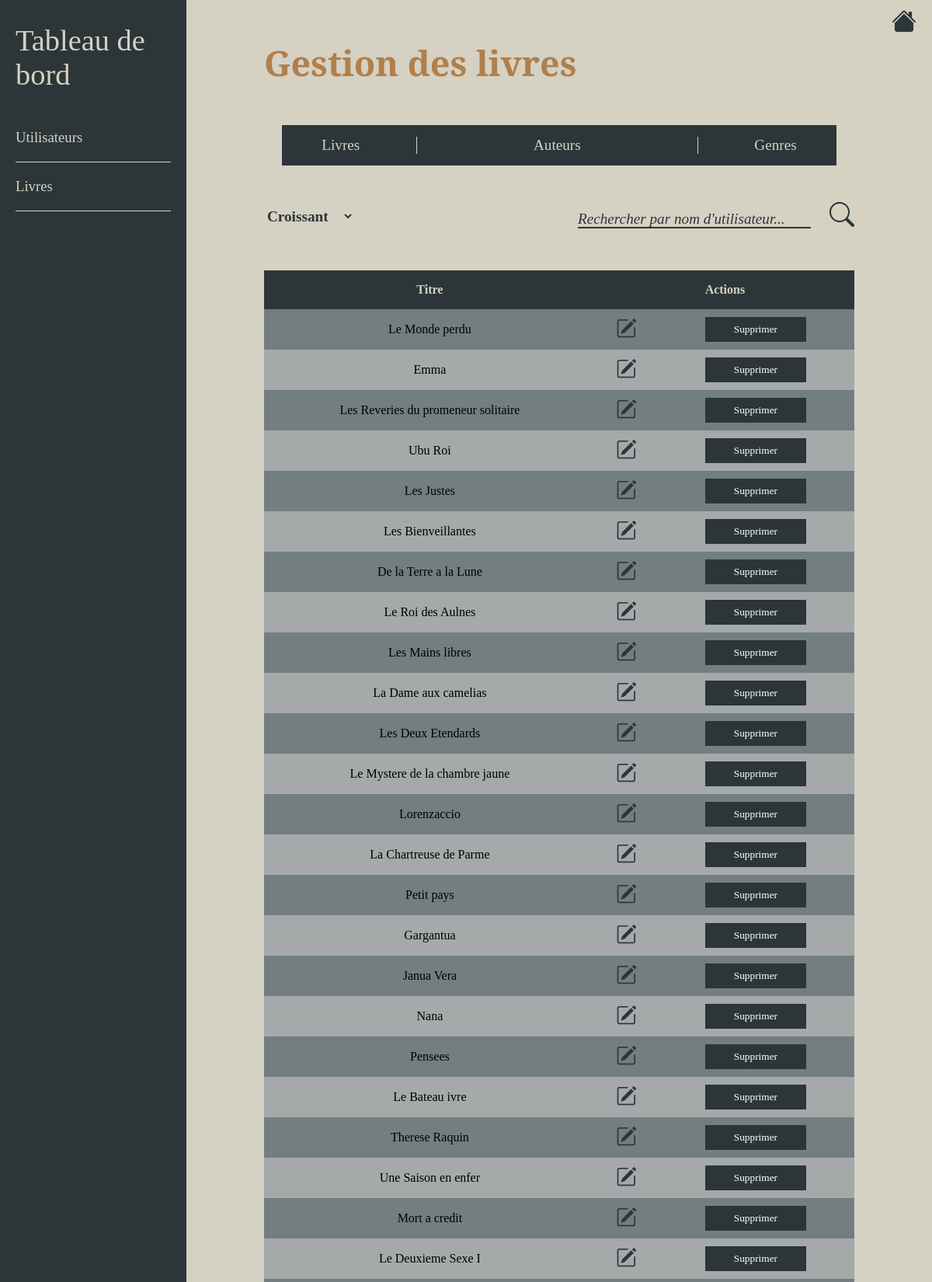
The app's page /controller/controller.dashboard.php?dashboard=books (signed in, upper part) with its own data.
### tables this page shows
CREATE TABLE `books` (
  `id_book` int(11) NOT NULL,
  `title_book` varchar(50) NOT NULL,
  `publication_date_book` date NOT NULL,
  `pdf_book` varchar(100) DEFAULT NULL,
  `pages_book` int(11) DEFAULT NULL,
  `summary_book` text DEFAULT NULL
);

### model/model.select.php (called while the page is built, shortened)
<?php
function select_all_titles_books($bdd){
    $stmt = $bdd->prepare(" SELECT id_book, title_book, pdf_book, publication_date_book, summary_book FROM books ORDER BY id_book DESC");
    $stmt->execute();
    return $stmt->fetchAll();
}
function select_all_authors_book($bdd, $idBook){
    $stmt = $bdd->prepare(" SELECT authors.last_name_author as lastname, authors.id_author
                            FROM book_author
                            JOIN authors ON authors.id_author = book_author.id_author
                            WHERE book_author.id_book = :idBook
                        ");
    $stmt->execute(array(
        "idBook" => $idBook,
    ));
    return $stmt->fetchAll();
}
function select_genre_id($bdd, $input){
    $stmt = $bdd->prepare(" SELECT genres.name_genre as genre
                            FROM books
                            JOIN book_genre
                            ON books.id_book = book_genre.id_book
                            JOIN genres
                            ON book_genre.id_genre = genres.id_genre
                            WHERE books.id_book = :id
                            ");
    $stmt->execute(array(
        "id"=> $input
    ));
    return $stmt->fetchAll();
}
?>

### view/view.dashboard_books.php (the view, shortened to what this page needs)
<h1 class="dashboard-title">Gestion des livres</h1>
<div class="menu">
    <div><a href="#livres" class="menu-btn">Livres</a></div>
    <div><a href="#auteurs" class="menu-btn">Auteurs</a></div>
    <div><a href="#genres" class="menu-btn">Genres</a></div>
</div>
<div id="livres" class="content-block active">
    <div class="filters">
        <div class="date">
            <select name="" id="" class="initialize">
                <option value="">Croissant</option>
            </select>
        </div>
        <div class="search-bar">
            <input type="text" class="initialize style-input" placeholder="Rechercher par nom d'utilisateur...">
            <button class="initialize">
                <i class="bi bi-search"></i>
            </button>
        </div>
    </div>
    <div class="content">
        <table>
            <thead>
                <tr>
                    <th>Titre</th>
                    <th colspan="2">Actions</th>
                </tr>
            </thead>
            <tbody>
                <?php foreach($books as $book):
                    $authorBook = select_all_authors_book($bdd, $book['id_book']);
                    $genreBook = select_genre_id($bdd, $book['id_book']);
                ?>
                <tr>
                    <td><?=$book['title_book']?></td>
                    <td>
                    <button class="initialize" onclick="openModalBook(<?=htmlspecialchars(json_encode($book))?>, '<?=htmlspecialchars(json_encode($authorBook))?>', '<?=htmlspecialchars(json_encode($genreBook))?>', <?=$_SESSION['user']['id_user']?>)"><i class="bi bi-pencil-square"></i></button>
                    </td>
                    <td>
                        <button class="initialize style-btn">Supprimer</button>
                    </td>
                </tr>
                <?php endforeach?>
            </tbody>
        </table>
    </div>
    <br>
</div>

### view/css/all.css (style rules this page uses)
* { margin: 0; padding: 0; text-decoration: none; list-style-type: none; font-family: Cambria; }
body { overflow-x: hidden; background-color: #2c3638; }
.initialize { background: none; border: none; }
.style-input, .style-input:hover, .style-input:focus, .style-input:active { height: 20px; color: #2c3638; border-bottom: 2px solid #2c3638; }
.style-input::placeholder { font-style: italic; color: #2c3638; }
.style-input { width: 230px; }
.style-btn { text-align: center; width: 130px; padding: 8px 0; background: #2c3638; color: white; }

### view/css/dashboard.css (style rules this page uses)
* { font-family: Cambria; }
body { background: #d5d1c3; }
.dashboard-title { font-family: "Playfair Display"; font-size: 2.8em; color: #b17f4a; margin-bottom: 50px; }
.menu { background-color: #2c3638; align-self: center; width: 90%; display: flex; flex-direction: row; justify-content: space-around; padding: 2%; margin-bottom: 6%; }
.menu div a { color: #d5d1c3; font-size: 1.2em; }
.menu div:nth-of-type(2) { border-left: 1px solid #d5d1c3; border-right: 1px solid #d5d1c3; padding: 0 150px; }
.content-block { display: none; }
.active { display: block; }
.filters { display: flex; justify-content: space-between; }
.content { margin-top: 50px; }
.date select { font-size: 1.2em; padding: 8px 0; color: #2c3638; font-weight: 600; }
.search-bar button { font-size: 2em; margin-left: 20px; color: #2c3638; }
.search-bar input { font-size: 1.2em; width: 300px; }
table { width: 100%; text-align: center; border-collapse: collapse; }
table thead { background-color: #2c3638; color: #d5d1c3; height: 50px; }
table tbody tr:nth-child(odd) { background-color: #727e80; }
table tbody tr:nth-child(even) { background-color: #a5a9aa; }
table td, table th { padding: 10px; }
table td button i, table th button i { font-size: 2em; }
i { color: #2c3638; }

### records on screen
books: title_book "Le Monde perdu"
books: title_book "Emma"
books: title_book "Les Reveries du promeneur solitaire"
books: title_book "Ubu Roi"
books: title_book "Les Justes"
books: title_book "Les Bienveillantes"
books: title_book "De la Terre a la Lune"
books: title_book "Le Roi des Aulnes"
books: title_book "Les Mains libres"
books: title_book "La Dame aux camelias"
books: title_book "Les Deux Etendards"
books: title_book "Le Mystere de la chambre jaune"
books: title_book "Lorenzaccio"
books: title_book "La Chartreuse de Parme"
books: title_book "Petit pays"
books: title_book "Gargantua"
books: title_book "Janua Vera"
books: title_book "Nana"
books: title_book "Pensees"
books: title_book "Le Bateau ivre"
books: title_book "Therese Raquin"
books: title_book "Une Saison en enfer"
books: title_book "Mort a credit"
books: title_book "Le Deuxieme Sexe I"
